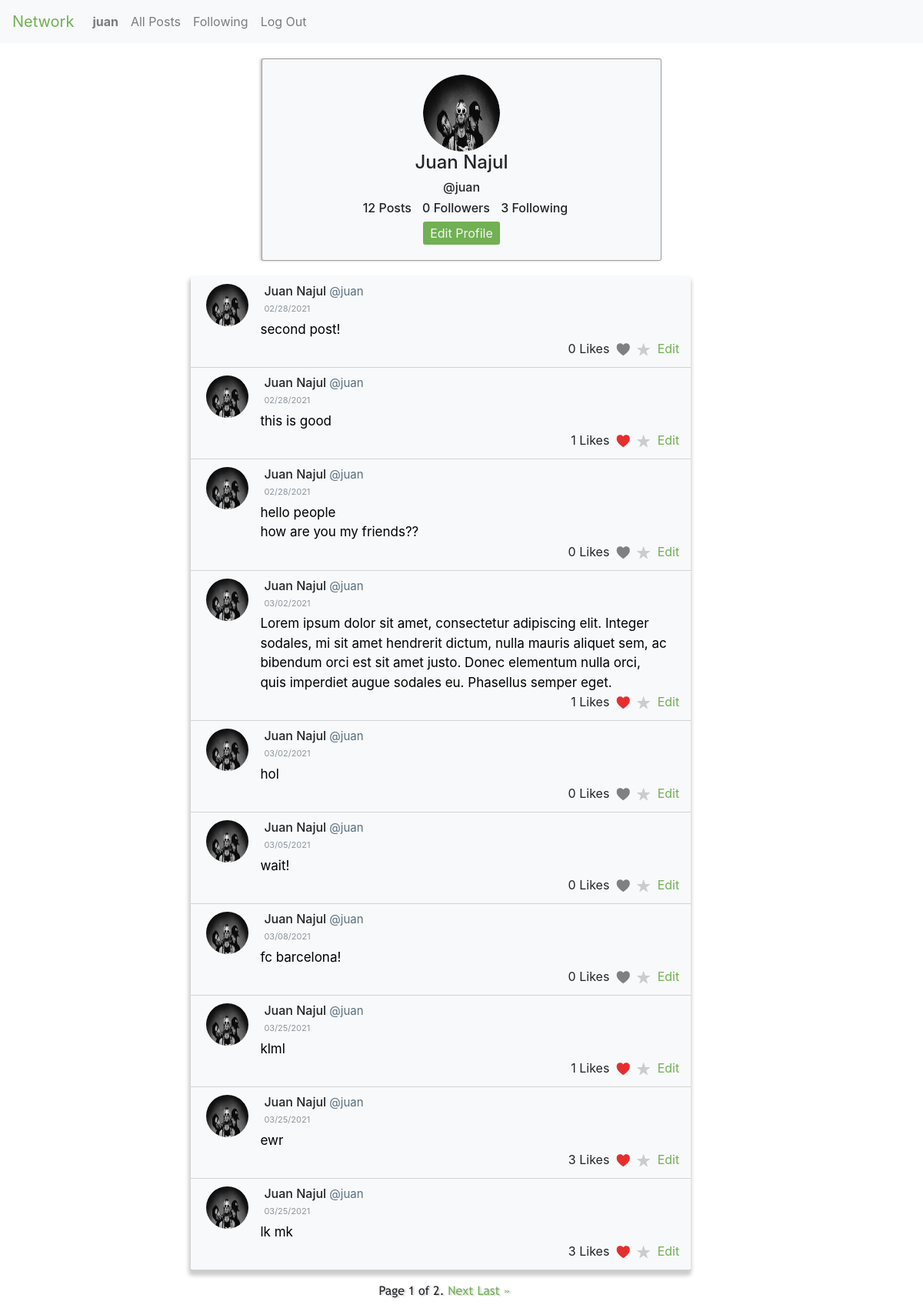
/profile/juan (signed in), run on an earlier commit of the app's database.
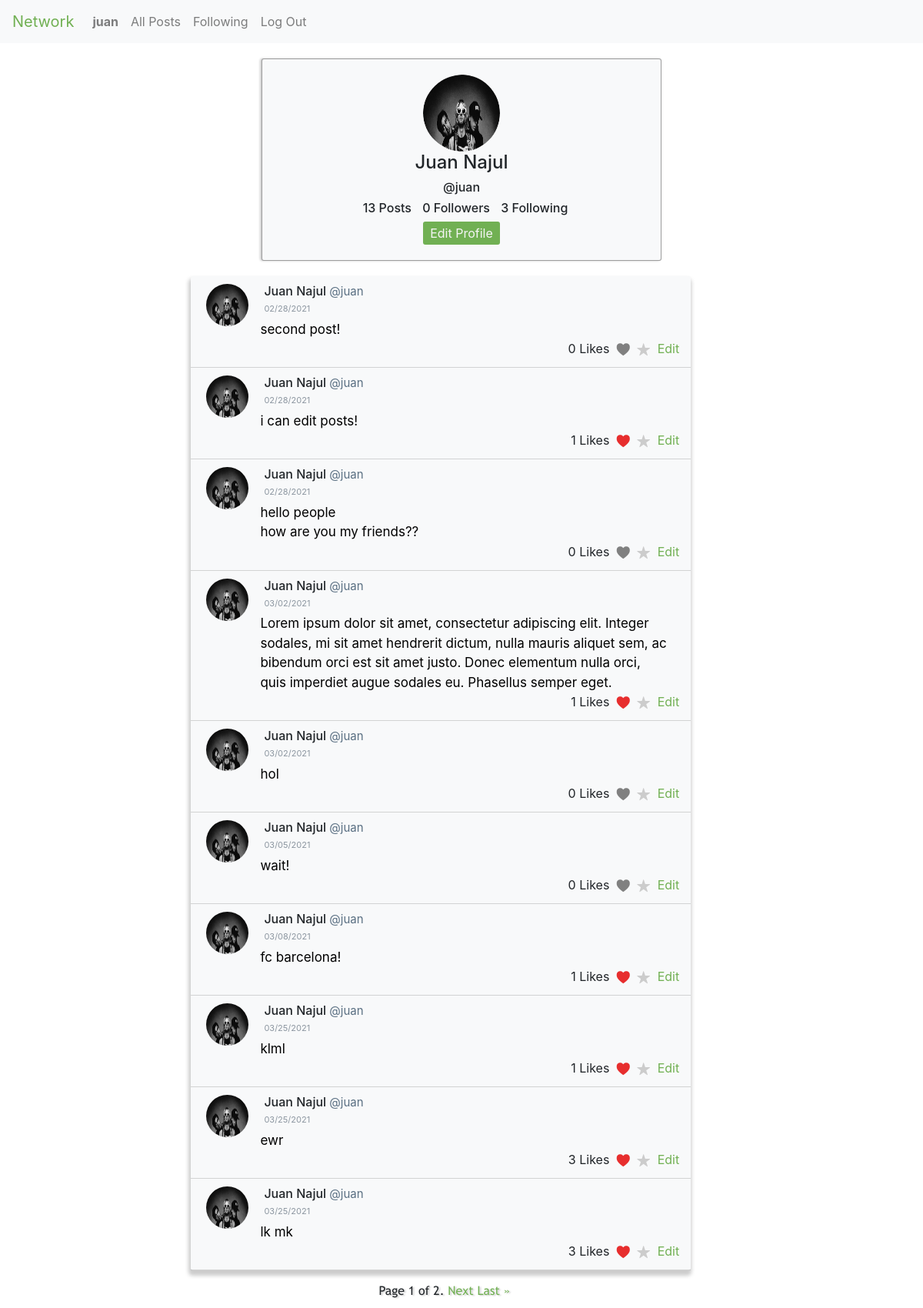
And on a later commit of the database.
### network/models.py (models this page shows, shortened)
class Post(models.Model):
    content = models.CharField(max_length=255)
    user = models.ForeignKey(User, on_delete=models.CASCADE, related_name="author")
    likes = models.ManyToManyField(User, related_name="post_likes", null=True,blank=True)
    created_at = models.DateTimeField(auto_now_add=True)

class User(AbstractUser):
    profile_image = models.ImageField(default='../static/network/img/defaultprofile.jpg', verbose_name='user_photo', upload_to='profile_img')
    pass

### network/views.py (the view)
# urls.py: path("profile/<str:username>", views.profile_page, name="profile"),
@login_required(login_url='login')
def profile_page(request, username):
    if request.user.is_anonymous:
        redirect('login')
    profile_user = get_object_or_404(User, username=username)
    current_user = request.user
    user_is_following_profileuser = False
    if request.user.is_authenticated:
        user_is_following_profileuser = current_user.following.filter(followed_id=profile_user.id).exists()
    profile_posts = Post.objects.filter(user=profile_user).order_by("id")
    paginator = Paginator(profile_posts, 10)
    page_number = request.GET.get('page')
    page_obj = paginator.get_page(page_number)
    num_posts = len(profile_posts)
    if request.user.is_authenticated:
        if request.method == "POST":
            if "follow_btn" in request.POST:
                Profile.objects.create(follower=current_user, followed=profile_user)
                user_is_following_profileuser = current_user.following.filter(followed_id=profile_user.id).exists()
            elif "unfollow_btn" in request.POST:
                Profile.objects.get(follower=current_user, followed=profile_user).delete()
                user_is_following_profileuser = current_user.following.filter(followed_id=profile_user.id).exists()
    return render(request, "network/profile.html", {
        "profile_user": profile_user,
        "current_user":current_user,
        "profile_posts": page_obj,
        "num_posts": num_posts,
        "user_is_following_profileuser":user_is_following_profileuser
    })

### network/templates/network/profile.html (shortened to what the changed rows need)
{% extends 'network/layout.html' %}
{% load static %}
{% block body %}
<section class="content">
    <div class="container">
        <div class="row">
            <div class="profile-info">
                <div class="row">
                    <div class="profile-user-info">
                        <h6>
                            <span id="profile-posts">{{num_posts}} Posts</span>
                            <span id="profile-followers">{{profile_user.followers.count}} Followers</span>
                            <span id="profile-following">{{profile_user.following.count}} Following</span>
                        </h6>
                    </div>
                </div>
            </div>
        </div>
    </div>
    <div id="profile-published-content">
        <div class="container">
            <div class="row">
                <div id="profile-published-post" class="col-12">
                    {% for post in profile_posts%}
                    <div class="posts">
                        <div class="row">
                            <div class="post-photo" class="col-2">
                                <img src="{{post.user.profile_image.url}}" alt="" />
                            </div>
                            <div class="post-name col-6">
                                    <h6>{{post.user.first_name}} {{post.user.last_name}} <span class="post-username">@{{post.user.username}}</span></h6>
                            </div>
                        </div>
                        <div class="row">
                            <p class="post-date col-12">{{post.created_at|date:"SHORT_DATE_FORMAT"}}</p>
                        </div>
                        <div class="row" data-contentid ="{{post.id}}">
                            <p class="post-content col-12" >{{post.content|linebreaksbr}}</p>
                        </div>
                        <div class="row">
                            <div class="post-buttons col-12">
                                <span class="num-likes id_num_likes{{post.id}}">{{post.likes.count}} Likes</span>
                                {% if request.user.is_authenticated %}
                                <span class="{% if request.user in post.likes.all %}in-like-post{% else %}like-post{% endif %} id_color_like{{post.id}}">
                                    <a id="like-post-link" data-postid="{{ post.id }}">N</a>
                                </span>
                                <span class="fav-post"><a href="">R</a></span>
                                {% endif %}
                                {% if profile_user == current_user %}
                                    <span class="edit-post-link"><a id="edit-post-link" data-postid="{{ post.id }}">Edit</a></span>
                                {% endif %}
                            </div>
                        </div>
                    </div>
                    {% endfor %}
                </div>
            </div>
        </div>
    </div>
</section>
{% endblock %}

What changed in the data, as far as the page shows it:
changed Post: content "this is good" → "i can edit posts!"
computed for Post "fc barcelona!": likes.count "0" → "1"
Also different on the page:
{{ num_posts }}: "12" → "13"
